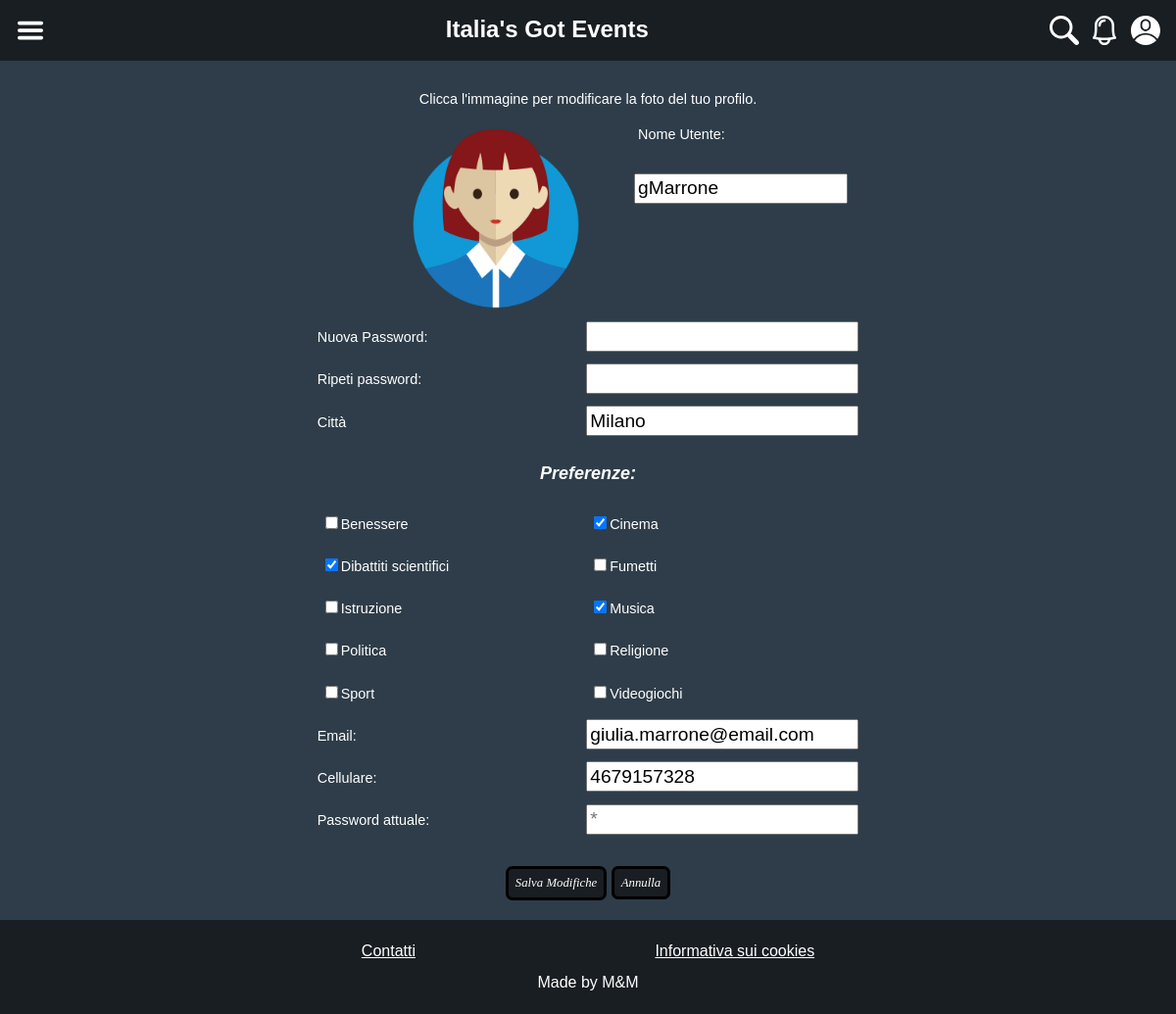
Screenshot of /manage_profile.php?id=5 (signed in) with the database file from the repository.
### tables this page shows
CREATE TABLE `utenti` (
  `id_utente` bigint(20) NOT NULL,
  `nome` varchar(255) NOT NULL,
  `cognome` varchar(255) NOT NULL,
  `data_di_nascita` date NOT NULL,
  `email` varchar(255) NOT NULL,
  `password` char(60) NOT NULL,
  `città` varchar(255) NOT NULL,
  `cellulare` varchar(15) DEFAULT NULL,
  `immagine` varchar(255) DEFAULT NULL,
  `utente_attivo` tinyint(1) NOT NULL,
  `username` varchar(255) NOT NULL
);

CREATE TABLE `categorie` (
  `id_categoria` bigint(20) NOT NULL,
  `nome_categoria` varchar(255) NOT NULL
);

### manage_profile.php (called while the page is built, shortened)
<?php
    require_once("template/boot.php");
    $user = $dbh->getUserFromId($_GET["id"]);
    if(!isset($user["categorie"])){
        $user["categorie"] = array();
    }
    require("template/base.php");
?>

### utils/database.php (called while the page is built, shortened)
<?php
    class DatabaseHelper{
        private $db;
        public function __construct($servername, $username, $password, $dbname){
            $this->db = new mysqli($servername, $username, $password, $dbname);
        }
        public function getCategories(){
            $stmt = $this->db->prepare("SELECT * FROM categorie");
            $stmt->execute();
            return $stmt->get_result()->fetch_all(MYSQLI_ASSOC);
        }
        public function getUserFromId($id_utente){
            $stmt = $this->db->prepare("SELECT *, (SELECT GROUP_CONCAT(categoria) FROM utente_ha_categoria WHERE utente = id_utente GROUP BY utente) as id_categorie, (SELECT GROUP_CONCAT(nome_categoria) FROM utente_ha_categoria, categorie WHERE utente = id_utente AND categoria = id_categoria GROUP BY utente) as nomi_categorie FROM utenti WHERE id_utente = ?");
            $stmt->bind_param("i", $id_utente);
            $stmt->execute();
            return $stmt->get_result()->fetch_all(MYSQLI_ASSOC)[0];
        }
        public function getRootId(){
            $stmt = $this->db->prepare("SELECT id_utente FROM utenti WHERE username = 'root'");
            $stmt->execute();
            return $stmt->get_result()->fetch_all(MYSQLI_ASSOC)[0]["id_utente"];
        }
    }
?>

### template/boot.php (called while the page is built, shortened)
<?php
require_once("utils/database.php");
$dbh = new DatabaseHelper("localhost", "root", "", "italias_got_events");
?>

### template/manage_profile_base.php (the view, shortened to what this page needs)
<form action="update_user.php" method="POST" enctype="multipart/form-data">
    <label for="hidden_image_loader">Clicca l'immagine per modificare la foto del tuo profilo.</label>
    <input type="file" id="hidden_image_loader" name="image" accept="image/*" class="hidden_image_loader"/><img src=<?php echo UPLOAD_DIR.$user["immagine"]; ?> alt="Immagine del Profilo" class="big_image image_loader"/>
    <?php if($_SESSION["id_utente"] != $dbh->getRootId()):?>
    <label for="username">Nome Utente:</label>
    <input type="text" id="username" name="username" value="<?php echo $user["username"];?>" required/>
    <?php endif;?>
    <label for="new_password">Nuova Password:</label>
    <input type="password" id="new_password" name="new_password" /><br/>
    <label for="check_password">Ripeti password:</label>
    <input type="password" id="check_password" name="check_password" />
    <label for="city">Citt&agrave;</label>
    <input type="text" id="city" name="city" value="<?php echo ucfirst($user["città"]);?>"/>
    <h2>Preferenze:</h2>
    <?php foreach($dbh->getCategories() as $categoria): ?>
    <label for="category_<?php echo $categoria["id_categoria"]; ?>"><input type="checkbox" id="category_<?php echo $categoria["id_categoria"]; ?>" name="category_<?php echo $categoria["id_categoria"]; ?>" value="<?php echo $categoria["id_categoria"]; ?>" <?php echo in_array($categoria["id_categoria"], explode(",",$user["id_categorie"])) ? "checked":"";?>/><?php echo $categoria["nome_categoria"]; ?></label>
    <?php endforeach; ?>
    <label for="email">Email:</label>
    <input type="email" id="email" name="email" value="<?php echo $user["email"];?>" required/>
    <label for="phone">Cellulare:</label>
    <input type="tel" id="phone" name="phone" value="<?php echo $user["cellulare"];?>"/>
    <label for="old_password">Password attuale:</label>
    <input type="password" id="old_password" name="old_password" placeholder="*" required/>
    <input type="submit" value="Salva Modifiche" class="button accept"/>
    <a href="profile.php?id=<?php echo $user["id_utente"];?>" class="button cancel">Annulla</a>
</form>

### css/style.css (style rules this page uses)
html { height: 100%; }
body { display: flex; flex-direction: column; width: 100%; min-height: 100%; background-color: #2E3D49; margin: 0; color: white; font-family: "Average Sans", sans-serif; font-size: 100%; position: relative; }
.big_image { width: 100px; height: 100px; float: left; margin-left: 2%; margin-right: 5%; }
a { color: white; }
main > form > label, main > form > input { display: inline-block; width: 45%; line-height: 3; }
main > form > label[for="username"], main > form > input#username, main > form > label[for="title"], main > form > input#title { line-height: 2; width: 35%; margin-right: 4%; margin-bottom: 25px; }
main > form > label { text-align: left; font-size: 90%; }
main > form > input { height: 25px; font-size: 120%; }
main > form > input[type="submit"] { margin-top: 4%; width: auto; box-sizing: content-box; }
main > form { text-align: center; }
label[for="hidden_image_loader"] { line-height: 3; display: block; width: auto; text-align: center; }
h2 { font-size: large; font-style: italic; padding: 5px; }
.button { border: black 3px solid; background-color: #191E22; color: white; padding: 7px; cursor: pointer; font-size: 80%; font-style: italic; text-decoration: none; border-radius: 7px; height: auto; line-height: initial; font-family: "Times New Roman", Times, serif; }
@media screen and (min-width: 768px) { section > img, #cart > li img, main article img, form > img { padding-left: calc(49% - 200px); } }
@media screen and (min-width: 768px) { .big_image { width: 200px; height: 200px; } }

### rows the page displays
utenti: immagine (picture), username "gMarrone", city "Milano", email "giulia.marrone@email.com", phone "4679157328"
categorie: nome_categoria "Benessere"
categorie: id_categoria "☑", nome_categoria "Cinema"
categorie: id_categoria "☑", nome_categoria "Dibattiti scientifici"
categorie: nome_categoria "Fumetti"
categorie: nome_categoria "Istruzione"
categorie: id_categoria "☑", nome_categoria "Musica"
categorie: nome_categoria "Politica"
categorie: nome_categoria "Religione"
categorie: nome_categoria "Sport"
categorie: nome_categoria "Videogiochi"
